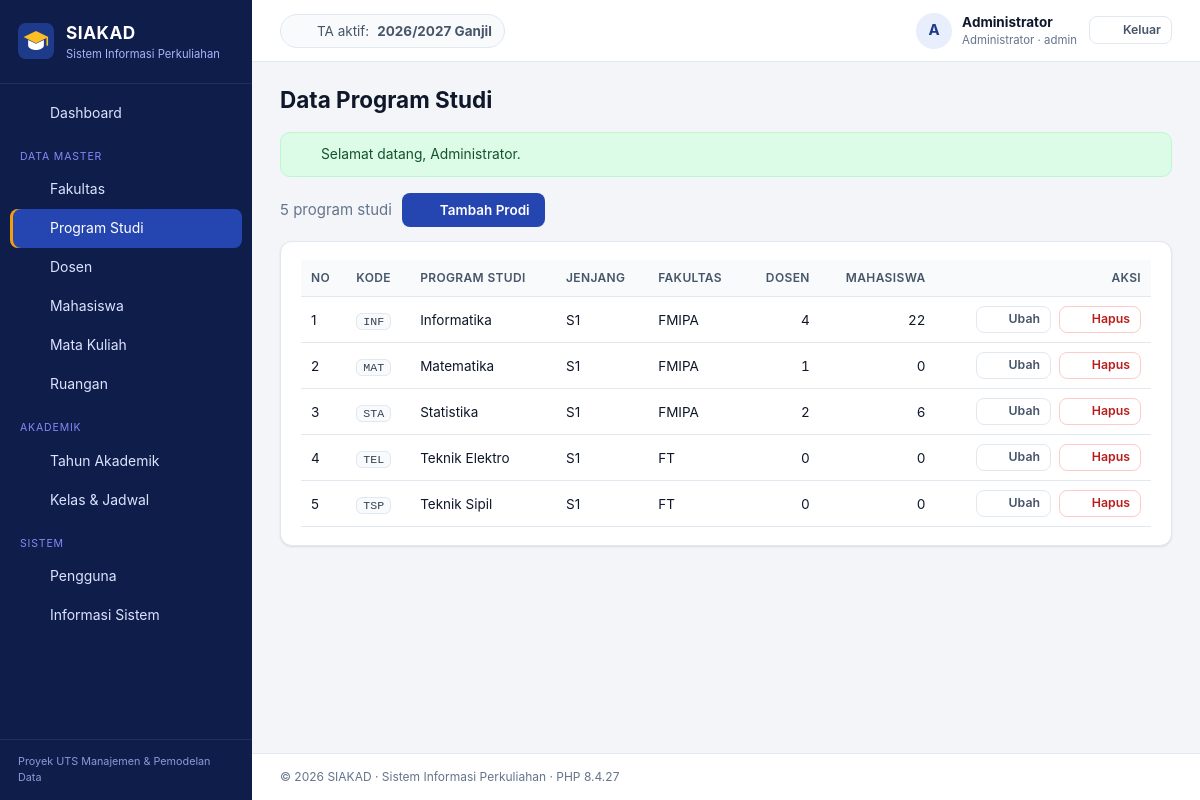
Page /index.php?page=admin/prodi (signed in) on the committed database.
### tables this page shows
CREATE TABLE tahun_akademik (
  id_ta       INT UNSIGNED NOT NULL AUTO_INCREMENT,
  tahun       CHAR(9)      NOT NULL,               
  semester    ENUM('Ganjil','Genap') NOT NULL,
  is_aktif    TINYINT(1)   NOT NULL DEFAULT 0,
  created_at  TIMESTAMP    NOT NULL DEFAULT CURRENT_TIMESTAMP,
  PRIMARY KEY (id_ta),
  UNIQUE KEY uq_ta (tahun, semester)
);

CREATE TABLE program_studi (
  id_prodi     INT UNSIGNED  NOT NULL AUTO_INCREMENT,
  kode_prodi   VARCHAR(10)   NOT NULL,
  nama_prodi   VARCHAR(100)  NOT NULL,
  jenjang      ENUM('D3','S1','S2','S3') NOT NULL DEFAULT 'S1',
  id_fakultas  INT UNSIGNED  NOT NULL,
  created_at   TIMESTAMP     NOT NULL DEFAULT CURRENT_TIMESTAMP,
  PRIMARY KEY (id_prodi),
  UNIQUE KEY uq_prodi_kode (kode_prodi),
  KEY idx_prodi_fakultas (id_fakultas),
  CONSTRAINT fk_prodi_fakultas FOREIGN KEY (id_fakultas)
    REFERENCES fakultas (id_fakultas) ON UPDATE CASCADE ON DELETE RESTRICT
);

CREATE TABLE fakultas (
  id_fakultas    INT UNSIGNED  NOT NULL AUTO_INCREMENT,
  kode_fakultas  VARCHAR(10)   NOT NULL,
  nama_fakultas  VARCHAR(100)  NOT NULL,
  created_at     TIMESTAMP     NOT NULL DEFAULT CURRENT_TIMESTAMP,
  PRIMARY KEY (id_fakultas),
  UNIQUE KEY uq_fakultas_kode (kode_fakultas)
);

### app/core/Controller.php (called while the page is built, shortened)
<?php
abstract class Controller
{
    protected function render(string $view, array $data = [], string $layout = 'layouts/main'): void
    {
        $viewFile = APP_PATH . '/views/' . $view . '.php';
        extract($data, EXTR_SKIP);
        require $viewFile;
        $content = ob_get_clean();
        require APP_PATH . '/views/' . $layout . '.php';
    }
}

### app/controllers/ProdiController.php (called while the page is built, shortened)
<?php
class ProdiController extends Controller
{
    private Prodi $model;
    public function __construct()
    {
        $this->model = new Prodi();
    }
    public function index(): void
    {
        $this->render('admin/prodi/index', ['title' => 'Data Program Studi', 'rows' => $this->model->all()]);
    }
}

### index.php (called while the page is built, shortened)
<?php
require APP_PATH . '/core/helpers.php';
spl_autoload_register(function (string $class): void {
    foreach (['core', 'controllers', 'models'] as $dir) {
        $file = APP_PATH . "/$dir/$class.php";
        if (is_file($file)) {
            return;
        }
    }
});
$page = (string) ($_GET['page'] ?? (Auth::check() ? 'dashboard' : 'login'));
$action = (string) ($_GET['action'] ?? 'index');
$method = lcfirst(str_replace(' ', '', ucwords(str_replace('-', ' ', $action))));
$controller = new $controllerClass();
try {
    $controller->$method();
} catch (PDOException $e) {
    error_log('[SIAKAD] ' . $e->getMessage());
    if ($_SERVER['REQUEST_METHOD'] === 'POST') {
        flash('error', db_error_message($e));
        $back = $_SERVER['HTTP_REFERER'] ?? url($page);
        header('Location: ' . $back);
        exit;
    }
    abort(500, db_error_message($e));
}

### app/core/Model.php (called while the page is built, shortened)
<?php
abstract class Model
{
    protected PDO $db;
    public function __construct()
    {
        $this->db = Database::connection();
    }
    protected function fetchAll(string $sql, array $params = []): array
    {
        $stmt = $this->db->prepare($sql);
        $stmt->execute($params);
        return $stmt->fetchAll();
    }
    protected function fetchOne(string $sql, array $params = []): ?array
    {
        $stmt = $this->db->prepare($sql);
        $stmt->execute($params);
        $row = $stmt->fetch();
        return $row === false ? null : $row;
    }
}

### config/config.php (called while the page is built, shortened)
<?php
$env = static function (string $key, $default) {
    $value = getenv($key);
    return $value === false || $value === '' ? $default : $value;
};
$config = [
    'app_name'     => 'SIAKAD',
    'app_subtitle' => 'Sistem Informasi Perkuliahan',
    'db_host'      => $env('DB_HOST', '127.0.0.1'),
    'db_port'      => (int) $env('DB_PORT', 3306),
    'db_name'      => $env('DB_NAME', 'db_siakad'),
    'db_user'      => $env('DB_USER', 'root'),
    'db_pass'      => $env('DB_PASS', ''),
    'timezone'     => 'Asia/Jakarta',
    'debug'        => filter_var($env('APP_DEBUG', false), FILTER_VALIDATE_BOOLEAN),
];
$local = __DIR__ . '/config.local.php';
return $config;

### app/core/Database.php (called while the page is built)
<?php
final class Database
{
    private static ?PDO $pdo = null;
    public static function connection(): PDO
    {
        if (self::$pdo === null) {
            $c = config();
            $dsn = sprintf(
                'mysql:host=%s;port=%d;dbname=%s;charset=utf8mb4',
                $c['db_host'],
                $c['db_port'],
                $c['db_name']
            );
            self::$pdo = new PDO($dsn, $c['db_user'], $c['db_pass'], [
                PDO::ATTR_ERRMODE            => PDO::ERRMODE_EXCEPTION,
                PDO::ATTR_DEFAULT_FETCH_MODE => PDO::FETCH_ASSOC,
                PDO::ATTR_EMULATE_PREPARES   => false,
            ]);
            self::$pdo->exec("SET time_zone = '+07:00'");
        }
        return self::$pdo;
    }
}

### app/models/Prodi.php (called while the page is built, shortened)
<?php
class Prodi extends Model
{
    public function all(): array
    {
        return $this->fetchAll(
            "SELECT p.*, f.kode_fakultas, f.nama_fakultas,
                    (SELECT COUNT(*) FROM mahasiswa m WHERE m.id_prodi = p.id_prodi) AS jumlah_mahasiswa,
                    (SELECT COUNT(*) FROM dosen d WHERE d.id_prodi = p.id_prodi)     AS jumlah_dosen
             FROM program_studi p
             JOIN fakultas f ON f.id_fakultas = p.id_fakultas
             ORDER BY f.kode_fakultas, p.nama_prodi"
        );
    }
}

### app/core/Auth.php (called while the page is built, shortened)
<?php
final class Auth
{
    public static function user(): ?array
    {
        return $_SESSION['user'] ?? null;
    }
}

### app/models/TahunAkademik.php (called while the page is built, shortened)
<?php
class TahunAkademik extends Model
{
    public function aktif(): ?array
    {
        return $this->fetchOne('SELECT * FROM tahun_akademik WHERE is_aktif = 1 LIMIT 1');
    }
}

### app/views/admin/prodi/index.php (the view)
<div class="toolbar">
    <span class="muted"><?= count($rows) ?> program studi</span>
    <a class="btn btn-primary" href="<?= e(url('admin/prodi', ['action' => 'create'])) ?>"><?= icon('plus', 16) ?><span>Tambah Prodi</span></a>
</div>
<section class="card">
    <div class="table-wrap">
        <table class="table">
            <thead><tr><th>No</th><th>Kode</th><th>Program Studi</th><th>Jenjang</th><th>Fakultas</th><th class="num">Dosen</th><th class="num">Mahasiswa</th><th class="actions">Aksi</th></tr></thead>
            <tbody>
            <?php foreach ($rows as $i => $r): ?>
                <tr>
                    <td><?= $i + 1 ?></td>
                    <td><code><?= e($r['kode_prodi']) ?></code></td>
                    <td><?= e($r['nama_prodi']) ?></td>
                    <td><?= e($r['jenjang']) ?></td>
                    <td><?= e($r['kode_fakultas']) ?></td>
                    <td class="num"><?= e($r['jumlah_dosen']) ?></td>
                    <td class="num"><?= e($r['jumlah_mahasiswa']) ?></td>
                    <td class="actions">
                        <a class="btn btn-sm btn-ghost" href="<?= e(url('admin/prodi', ['action' => 'edit', 'id' => $r['id_prodi']])) ?>"><?= icon('edit', 15) ?><span>Ubah</span></a>
                        <?= delete_button('admin/prodi', (int) $r['id_prodi']) ?>
                    </td>
                </tr>
            <?php endforeach; ?>
            </tbody>
        </table>
    </div>
</section>

### app/core/helpers.php (shortened to what this page needs)
<?php
function config(?string $key = null): mixed
{
    static $config = null;
    $config ??= require BASE_PATH . '/config/config.php';
    return $key === null ? $config : ($config[$key] ?? null);
}
function e(mixed $value): string
{
    return htmlspecialchars((string) ($value ?? ''), ENT_QUOTES | ENT_SUBSTITUTE, 'UTF-8');
}
function base_url(string $path = ''): string
{
    $dir = rtrim(str_replace('\\', '/', dirname($_SERVER['SCRIPT_NAME'] ?? '/')), '/');
    return $dir . '/' . ltrim($path, '/');
}
function url(string $page, array $params = []): string
{
    $query = http_build_query(array_merge(['page' => $page], $params));
    return base_url('index.php') . '?' . $query;
}
function asset(string $path): string
{
    $file = BASE_PATH . '/assets/' . $path;
    $version = is_file($file) ? filemtime($file) : 1;
    return base_url('assets/' . $path) . '?v=' . $version;
}
function flash(string $type, ?string $message = null): ?string
{
    $msg = $_SESSION['_flash'][$type] ?? null;
    return $msg;
}
function csrf_token(): string
{
    return $_SESSION['_csrf'];
}
function csrf_field(): string
{
    return '<input type="hidden" name="_csrf" value="' . e(csrf_token()) . '">';
}
function is_active_page(string $prefix): string
{
    $page = $_GET['page'] ?? 'dashboard';
    return str_starts_with($page, $prefix) ? ' active' : '';
}
function icon(string $name, int $size = 18): string
{
    $p = $paths[$name] ?? $paths['grid'];
    return '<svg class="icon" width="' . $size . '" height="' . $size . '" viewBox="0 0 24 24" fill="none" stroke="currentColor" stroke-width="2" stroke-linecap="round" stroke-linejoin="round" aria-hidden="true">' . $p . '</svg>';
}
function delete_button(string $page, int $id, string $label = 'Hapus', string $confirm = 'Yakin ingin menghapus data ini?'): string
{
    return '<form method="post" action="' . e(url($page, ['action' => 'delete', 'id' => $id])) . '" class="inline" onsubmit="return confirm(\'' . e($confirm) . '\')">'
        . csrf_field()
        . '<button type="submit" class="btn btn-sm btn-danger-ghost" title="' . e($label) . '">' . icon('trash', 15) . '<span>' . e($label) . '</span></button></form>';
}

### app/views/layouts/main.php (shortened to what this page needs)
<?php
$user = Auth::user();
$role = $user['role'];
$taAktif = (new TahunAkademik())->aktif();
$menu = [
    'admin' => [
        ['Dashboard', 'dashboard', 'home'],
        ['__', 'Data Master'],
        ['Fakultas', 'admin/fakultas', 'building'],
        ['Program Studi', 'admin/prodi', 'layers'],
        ['Dosen', 'admin/dosen', 'user'],
        ['Mahasiswa', 'admin/mahasiswa', 'users'],
        ['Mata Kuliah', 'admin/mata-kuliah', 'book'],
        ['Ruangan', 'admin/ruangan', 'map'],
        ['__', 'Akademik'],
        ['Tahun Akademik', 'admin/tahun-akademik', 'calendar'],
        ['Kelas & Jadwal', 'admin/kelas', 'grid'],
        ['__', 'Sistem'],
        ['Pengguna', 'admin/pengguna', 'key'],
        ['Informasi Sistem', 'admin/sistem', 'server'],
    ],
    'dosen' => [
        ['Dashboard', 'dashboard', 'home'],
        ['__', 'Pengajaran'],
        ['Kelas & Input Nilai', 'dosen/kelas', 'clipboard'],
        ['Perwalian (KRS)', 'dosen/perwalian', 'users'],
    ],
    'mahasiswa' => [
        ['Dashboard', 'dashboard', 'home'],
        ['__', 'Akademik'],
        ['Isi KRS', 'mahasiswa/krs', 'clipboard'],
        ['Kartu Hasil Studi', 'mahasiswa/khs', 'file'],
        ['Transkrip Nilai', 'mahasiswa/transkrip', 'award'],
    ],
][$role];
$roleLabel = ['admin' => 'Administrator', 'dosen' => 'Dosen', 'mahasiswa' => 'Mahasiswa'][$role];
?>
<!doctype html>
<html lang="id">
<head>
    <link rel="stylesheet" href="<?= e(asset('css/style.css')) ?>">
</head>
<body class="role-<?= e($role) ?>">
<div class="app">
    <aside class="sidebar" id="sidebar">
        <a class="brand" href="<?= e(url('dashboard')) ?>">
            <img src="<?= e(asset('img/logo.svg')) ?>" alt="" width="36" height="36">
            <span>
                <strong><?= e(config('app_name')) ?></strong>
                <small><?= e(config('app_subtitle')) ?></small>
            </span>
        </a>
        <nav class="nav">
            <?php foreach ($menu as $item): ?>
                <?php if ($item[0] === '__'): ?>
                    <div class="nav-section"><?= e($item[1]) ?></div>
                <?php else: ?>
                    <a class="nav-link<?= $item[1] === 'dashboard' ? (($_GET['page'] ?? 'dashboard') === 'dashboard' ? ' active' : '') : is_active_page($item[1]) ?>"
                       href="<?= e(url($item[1])) ?>"><?= icon($item[2]) ?><span><?= e($item[0]) ?></span></a>
                <?php endif; ?>
            <?php endforeach; ?>
        </nav>
        <div class="sidebar-foot">Proyek UTS Manajemen &amp; Pemodelan Data</div>
    </aside>
    <div class="main">
        <header class="topbar">
            <div class="topbar-ta">
                <?= icon('calendar', 16) ?>
                <?php if ($taAktif): ?>
                    TA aktif: <strong><?= e($taAktif['tahun']) ?> <?= e($taAktif['semester']) ?></strong>
                <?php else: ?>
                    Belum ada tahun akademik aktif
                <?php endif; ?>
            </div>
            <div class="topbar-user">
                <a href="<?= e(url('profil')) ?>" class="user-chip">
                    <span class="avatar"><?= e(mb_strtoupper(mb_substr(preg_replace('/^(Dr\.|Ir\.)\s*/', '', $user['nama']), 0, 1))) ?></span>
                    <span class="user-meta">
                        <strong><?= e($user['nama']) ?></strong>
                        <small><?= e($roleLabel) ?> · <?= e($user['username']) ?></small>
                    </span>
                </a>
                <form method="post" action="<?= e(url('logout', ['action' => 'logout'])) ?>">
                    <button class="btn btn-sm btn-ghost" type="submit"><?= icon('logout', 16) ?><span>Keluar</span></button>
                </form>
            </div>
        </header>
        <main class="content">
            <div class="page-head">
                <h1><?= e($title ?? '') ?></h1>
            </div>
            <?php foreach (['success', 'error'] as $type): ?>
                <?php if ($msg = flash($type)): ?>
                    <div class="alert alert-<?= $type ?>" role="alert">
                        <?= icon($type === 'success' ? 'check' : 'x', 16) ?><span><?= e($msg) ?></span>
                    </div>
                <?php endif; ?>
            <?php endforeach; ?>
            <?= $content ?>
        </main>
        <footer class="footer">
            &copy; <?= date('Y') ?> <?= e(config('app_name')) ?> · <?= e(config('app_subtitle')) ?> · PHP <?= PHP_VERSION ?>
        </footer>
    </div>
</div>
</body>
</html>

### rows in the picture
tahun_akademik: tahun "2026/2027", semester "Ganjil"
program_studi: kode_prodi "INF", nama_prodi "Informatika", jenjang "S1", id_fakultas.kode_fakultas "FMIPA", jumlah_dosen "4", jumlah_mahasiswa "22", $size 15 (drawn)
program_studi: kode_prodi "MAT", nama_prodi "Matematika", jenjang "S1", id_fakultas.kode_fakultas "FMIPA", jumlah_dosen "1", jumlah_mahasiswa "0", $size 15 (drawn)
program_studi: kode_prodi "STA", nama_prodi "Statistika", jenjang "S1", id_fakultas.kode_fakultas "FMIPA", jumlah_dosen "2", jumlah_mahasiswa "6", $size 15 (drawn)
program_studi: kode_prodi "TEL", nama_prodi "Teknik Elektro", jenjang "S1", id_fakultas.kode_fakultas "FT", jumlah_dosen "0", jumlah_mahasiswa "0", $size 15 (drawn)
program_studi: kode_prodi "TSP", nama_prodi "Teknik Sipil", jenjang "S1", id_fakultas.kode_fakultas "FT", jumlah_dosen "0", jumlah_mahasiswa "0", $size 15 (drawn)

### other values in the picture
config('app_name') "SIAKAD"
config('app_subtitle') "Sistem Informasi Perkuliahan"
$item[0] "Dashboard"
$item[1] "DATA MASTER"
$item[0] "Fakultas"
$item[0] "Program Studi"
$item[0] "Dosen"
$item[0] "Mahasiswa"
$item[0] "Mata Kuliah"
$item[0] "Ruangan"
$item[1] "AKADEMIK"
$item[0] "Tahun Akademik"
$item[0] "Kelas & Jadwal"
$item[1] "SISTEM"
$item[0] "Pengguna"
